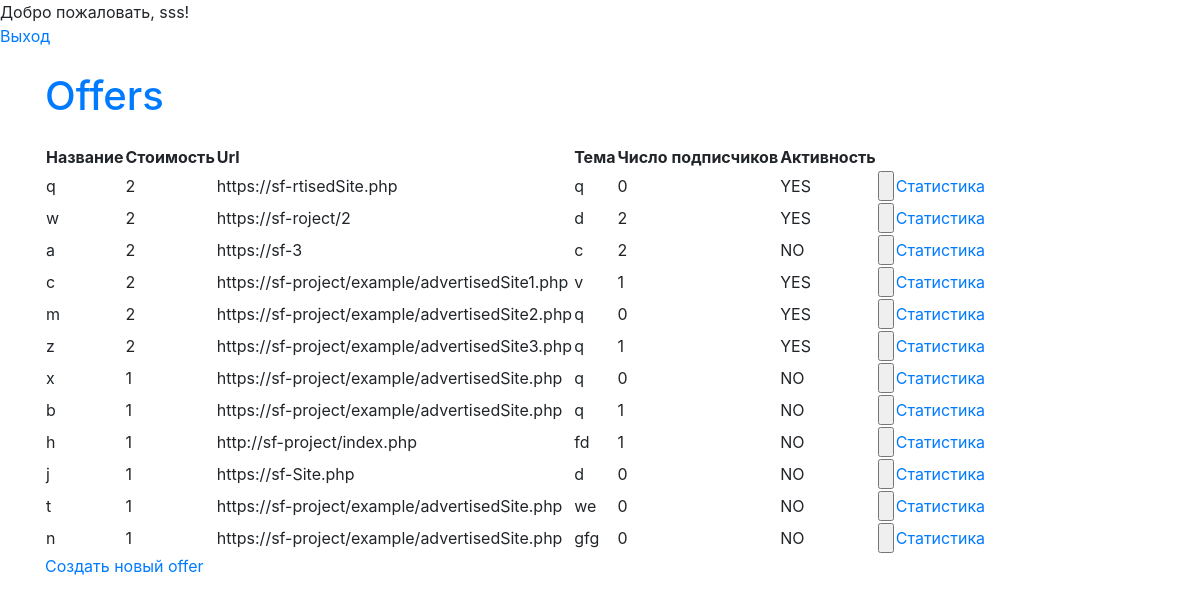
Page /index.php (signed in) on the committed database.
### tables this page shows
CREATE TABLE `offers` (
  `id` int NOT NULL,
  `offer_name` varchar(32) NOT NULL,
  `cost` int NOT NULL,
  `offer_url` varchar(256) NOT NULL,
  `theme` varchar(256) NOT NULL,
  `id_owner` int NOT NULL,
  `subscribers` int DEFAULT '0',
  `activity` varchar(8) NOT NULL DEFAULT 'YES'
);

### advertiser/offers.php (the view, shortened to what this page needs)
<?php
include $_SERVER['DOCUMENT_ROOT'] . "/db/dbConnect.php";
$id_owner = $_SESSION['user_id'];
$query = "SELECT * FROM `offers` WHERE `id_owner`='$id_owner'";
$result = mysqli_query($link, $query) or die(mysqli_error($link));
if($result != NULL) {
    for($data = []; $row = mysqli_fetch_assoc($result); $data[] = $row) {
        if ($data == []) {
        echo "<table><tr><th>Название</th><t><th>Стоимость</th><th>Url</th><th>Тема</th><th>Число подписчиков</th><th>Активность</th></tr>";
        }
        echo "<tr>";
        echo "<td>" . $row['offer_name'] . "</td>";
        echo "<td>" . $row['cost'] . "</td>";
        echo "<td>" . $row['offer_url'] . "</td>";
        echo "<td>" . $row['theme'] . "</td>";
        echo "<td>" . $row['subscribers'] . "</td>";
        echo "<td>" . $row['activity'] . "</td>";
        $of_name =  $row['offer_name'];
        $of_id = $row['id'];
        ?>
        <td><input id="<?php echo $of_name ?>" type="button" class = "activity_button" name="activity" ></input> </td>
        <?php
        echo "<td>" . "<a href='#count_$of_id'>Статистика</a>" . "</td>";
        ?>
        <?
        echo "</tr>";
    }
    echo "</table>";
} else { ?>
<div class="alert alert-secondary">Нет созданных offer-ов</div>
<?php } ?>
<a href="advertiser/newOffer.php">Создать новый offer</a>

### rows in the picture
offers: shows "Название", offer_name "q", cost "2", offer_url "https://sf-rtisedSite.php", theme "q", subscribers "0", activity "YES"
offers: offer_name "w", cost "2", offer_url "https://sf-roject/2", theme "d", subscribers "2", activity "YES"
offers: offer_name "a", cost "2", offer_url "https://sf-3", theme "c", subscribers "2", activity "NO"
offers: offer_name "c", cost "2", offer_url "https://sf-project/example/advertisedSite1.php", theme "v", subscribers "1", activity "YES"
offers: offer_name "m", cost "2", offer_url "https://sf-project/example/advertisedSite2.php", theme "q", subscribers "0", activity "YES"
offers: offer_name "z", cost "2", offer_url "https://sf-project/example/advertisedSite3.php", theme "q", subscribers "1", activity "YES"
offers: offer_name "x", cost "1", offer_url "https://sf-project/example/advertisedSite.php", theme "q", subscribers "0", activity "NO"
offers: offer_name "b", cost "1", offer_url "https://sf-project/example/advertisedSite.php", theme "q", subscribers "1", activity "NO"
offers: offer_name "h", cost "1", offer_url "http://sf-project/index.php", theme "fd", subscribers "1", activity "NO"
offers: offer_name "j", cost "1", offer_url "https://sf-Site.php", theme "d", subscribers "0", activity "NO"
offers: offer_name "t", cost "1", offer_url "https://sf-project/example/advertisedSite.php", theme "we", subscribers "0", activity "NO"
offers: offer_name "n", cost "1", offer_url "https://sf-project/example/advertisedSite.php", theme "gfg", subscribers "0", activity "NO"

### other values in the picture
$_SESSION['login'] "sss"
